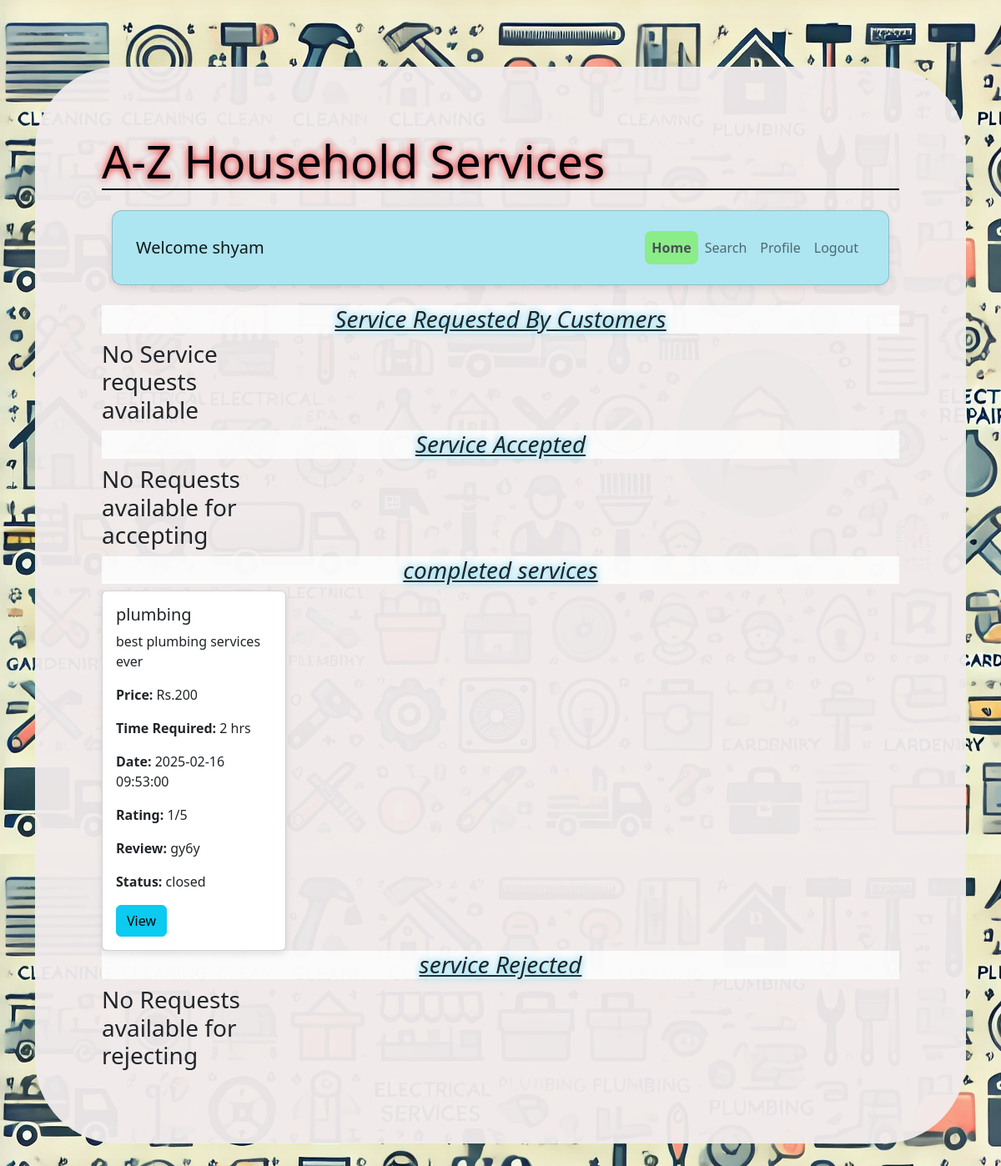
/professional_dashboard (signed in), run on an earlier commit of the app's database.
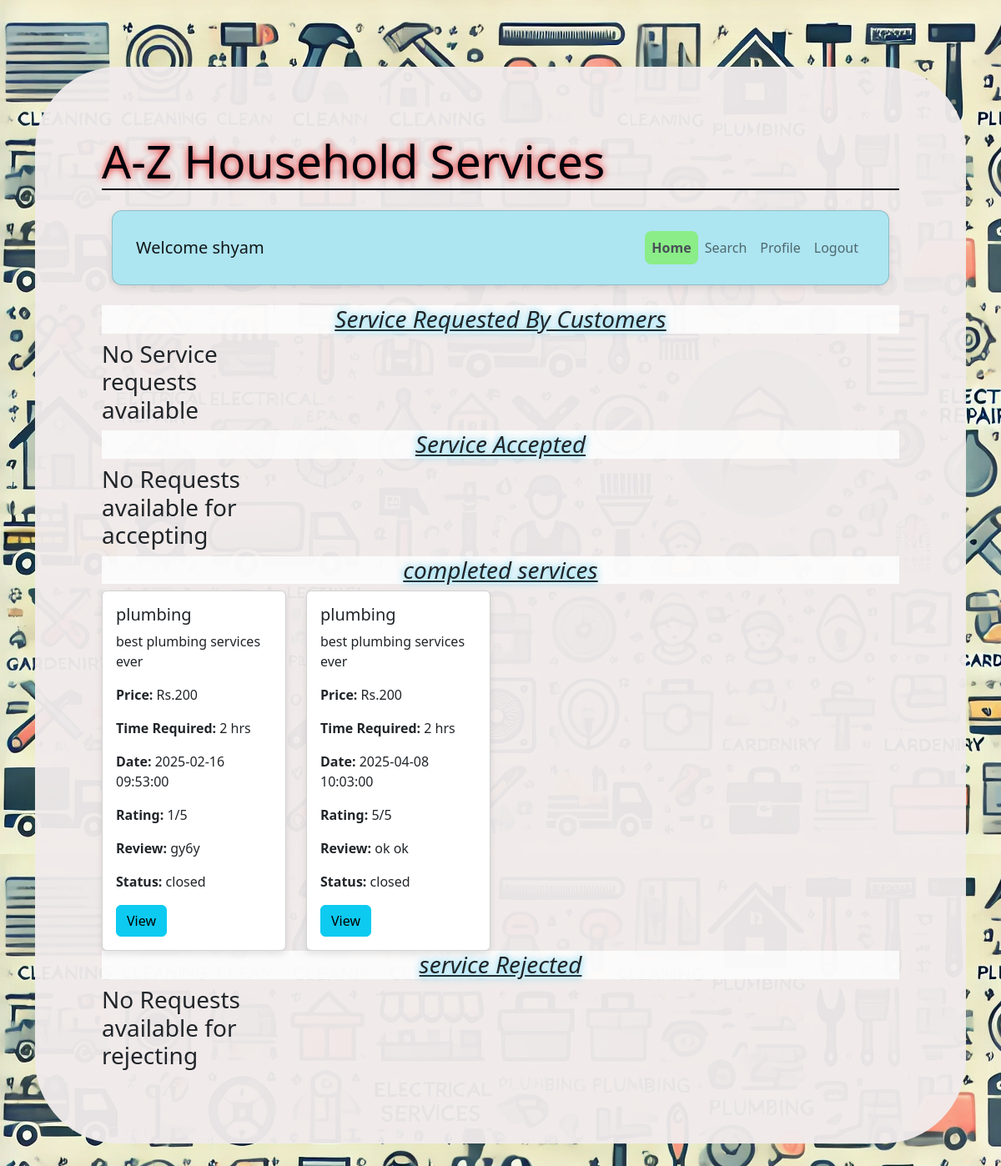
And on a later commit of the database.
### model.py (models this page shows)
class Service(db.Model):
    id = db.Column(db.Integer, primary_key=True)
    name = db.Column(db.String(100), nullable=False)
    description = db.Column(db.String(255), nullable=False)
    price = db.Column(db.Integer, nullable=False)
    time_required = db.Column(db.Integer, nullable=False)
    status = db.Column(db.String(20), nullable=False, default='active')
    professionals = db.relationship('Professional', backref='service', lazy=True)
    service_requests = db.relationship('ServiceRequest', backref='service', lazy=True)

class ServiceRequest(db.Model):
    id = db.Column(db.Integer, primary_key=True)
    service_id = db.Column(db.Integer, db.ForeignKey('service.id'), nullable=False)
    customer_id = db.Column(db.Integer, db.ForeignKey('user.id'), nullable=False)
    professional_id = db.Column(db.Integer, db.ForeignKey('professional.id'), nullable=True)
    date_of_request = db.Column(db.DateTime, default=lambda: datetime.utcnow().replace(second=0, microsecond=0))
    status = db.Column(db.String(20), nullable=False)  # requested, assigned, closed
    rating = db.Column(db.Integer, nullable=True)
    review = db.Column(db.String(255), nullable=True)

### app.py (the view, shortened to what this page needs)
@app.route('/professional_dashboard', methods=['GET', 'POST'])
def professional_dashboard():
    if 'role' in session and session['role'] == 'professional':
        professional_id = session['user_id']
        professional = Professional.query.get(professional_id)
        service_requests = ServiceRequest.query.filter_by(professional_id=professional_id).all()
        requested_requests = []
        accepted_requests = []
        closed_requests = []
        rejected_requests = []
        for service_request in service_requests:
            customer = db.session.get(User, service_request.customer_id)
            request_with_customer = {
                'service_request': service_request,
                'customer': customer
            }
            if service_request.status == 'requested':
                requested_requests.append(request_with_customer)
            elif service_request.status == 'accepted':
                accepted_requests.append(request_with_customer)
            elif service_request.status == 'closed':
                closed_requests.append(request_with_customer)
            elif service_request.status == 'rejected':
                rejected_requests.append(request_with_customer)
        search_results = []
        search_option = None
        show_modal = False
        return render_template('professional_dashboard.html',
                               professional=professional,
                               requested_requests=requested_requests,
                               accepted_requests=accepted_requests,
                               closed_requests=closed_requests,
                               rejected_requests=rejected_requests,
                               search_results=search_results,
                               search_option=search_option,
                               show_modal=show_modal)
    return redirect(url_for('login'))

### templates/professional_dashboard.html (shortened to what the changed rows need)
<!DOCTYPE html>
<html lang="en">
<head>
    <link href="https://stackpath.bootstrapcdn.com/bootstrap/5.1.3/css/bootstrap.min.css" rel="stylesheet">
    <link href="https://cdn.jsdelivr.net/npm/bootstrap@5.3.0-alpha3/dist/css/bootstrap.min.css" rel="stylesheet">
</head>
<body>
    <div class="container">
        <div class="login-container">
            <div class="login-header">
                <h2>A-Z Household Services</h2>
            </div>
            {% include 'navbar.html' %}
            <div class="row row-cols-1 row-cols-sm-2 row-cols-md-3 row-cols-lg-4 g-4">
                {% if closed_requests %}
                    {% for item in closed_requests %}
                    <div class="col">
                        <div class="card h-70">
                            <div class="card-body">
                                <h5 class="card-title">{{ item.service_request.service.name }}</h5>
                                <p class="card-text">{{ item.service_request.service.description }}</p>
                                <p><strong>Price:</strong> Rs.{{ item.service_request.service.price }}</p>
                                <p><strong>Time Required:</strong> {{ item.service_request.service.time_required }} hrs</p>
                                <p><strong>Date:</strong> {{ item.service_request.date_of_request }} </p>
                                <p><strong>Rating:</strong> {{ item.service_request.rating or 'Not rated yet' }}/5</p>
                                <p><strong>Review:</strong> {{ item.service_request.review or 'No review yet' }}</p>
                                <p><strong>Status:</strong> {{ item.service_request.status }}</p>
                                <button type="button" class="btn btn-info" data-bs-toggle="modal" data-bs-target="#customerModal{{ item.service_request.id }}">
                                    View
                                </button>
                            </div>
                        </div>
                    </div>
                    {% endfor %}
                {% else %}
                    <h3>No Requests available for closing</h3>
                {% endif %}
            </div>
            </div>
        </div>
</body>
</html>

What changed in the data, as far as the page shows it:
added ServiceRequest: service_request.date_of_request "2025-04-08 10:03:00", service_request "5", service_request "ok ok", service_request.status "closed"
Also different on the page:
new list line: "plumbing best plumbing services ever 200 2"
new list line: "Price: Rs. Time Required: hrs Date: Rating: /5 Review: Status: View"
